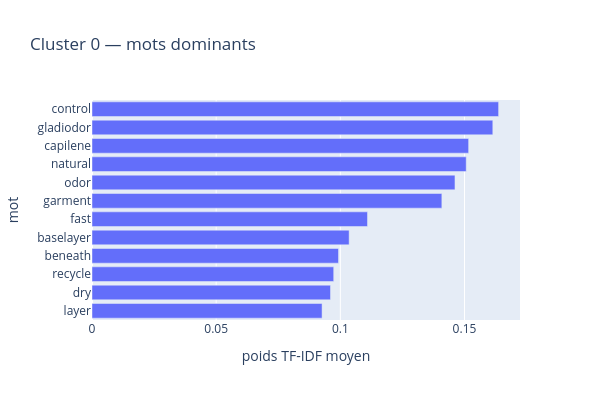
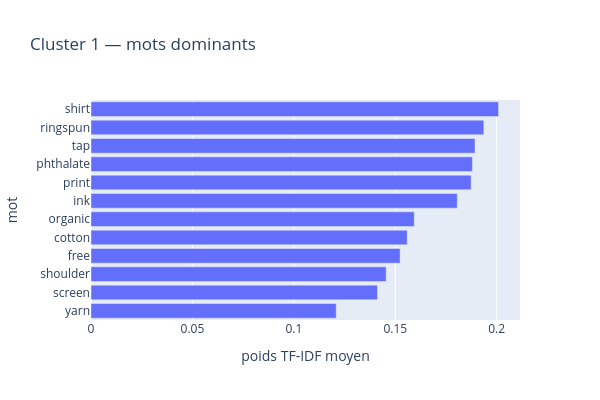
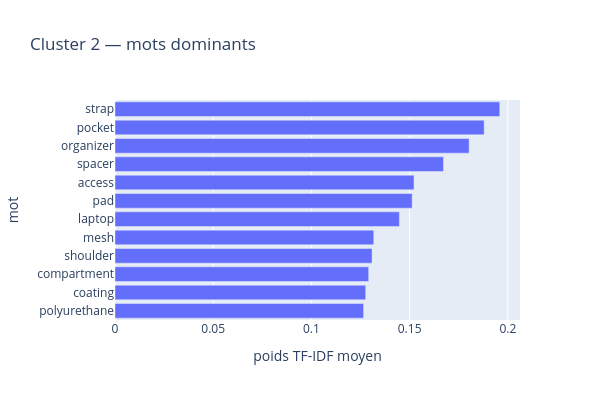
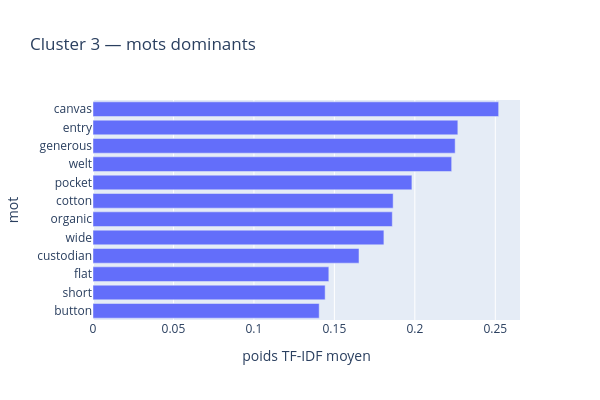

Notebook code for these charts, in order:
### Code cell
cluster_ids = np.unique(labels[labels != -1]) # Parcours tous les clusters sauf le bruit (-1)

for cluster_id in cluster_ids:
    masque = labels == cluster_id
    assert cluster_id != -1 and masque.any()

    X_cluster = matrice_tfidf[masque]

    # Poids TF-IDF moyen de chaque mot dans ce groupe
    poids = np.asarray(X_cluster.mean(axis=0)).ravel()
    top = np.argsort(poids)[::-1][:12]
    top = top[poids[top] > 0]

    mots_cluster = pd.DataFrame({
        "mot": mots[top],
        "poids TF-IDF moyen": poids[top]
    })

    fig = px.bar(
        mots_cluster,
        x="poids TF-IDF moyen",
        y="mot",
        orientation="h",
        title=f"Cluster {cluster_id} — mots dominants",
        height=400,
        width=600
    )
    fig.update_yaxes(categoryorder="total ascending")
    fig.show()

    # Descriptions les plus proches du centre moyen en distance cosinus
    centre = np.asarray(X_cluster.mean(axis=0))
    similarites = cosine_similarity(X_cluster, centre).ravel()

    positions = np.flatnonzero(masque)
    selection = positions[np.argsort(similarites)[::-1][:3]]

    print(f"Cluster {cluster_id} : {len(positions)} produits")

    with pd.option_context("display.max_colwidth", None):
        display(lecture.iloc[selection][["id", "texte"]])

### Figure 1 — Plotly figure (JSON) as saved in the notebook; plotly's stock layout.template omitted (floating-point values rounded to 4 significant figures)
{"data": [{"hovertemplate": "poids TF-IDF moyen=%{x}<br>mot=%{y}<extra></extra>", "legendgroup": "", "marker": {"color": "#636efa", "pattern": {"shape": ""}}, "name": "", "orientation": "h", "showlegend": false, "textposition": "auto", "type": "bar", "x": [0.1637, 0.1614, 0.1517, 0.1507, 0.1462, 0.1409, 0.1109, 0.1035, 0.09926, 0.09733, 0.09604, 0.09264], "xaxis": "x", "y": ["control", "gladiodor", "capilene", "natural", "odor", "garment", "fast", "baselayer", "beneath", "recycle", "dry", "layer"], "yaxis": "y"}], "layout": {"barmode": "relative", "height": 400, "legend": {"tracegroupgap": 0}, "title": {"text": "Cluster 0 — mots dominants"}, "width": 600, "xaxis": {"anchor": "y", "domain": [0, 1], "title": {"text": "poids TF-IDF moyen"}}, "yaxis": {"anchor": "x", "categoryorder": "total ascending", "domain": [0, 1], "title": {"text": "mot"}}}}

### Figure 2 — Plotly figure (JSON) as saved in the notebook; plotly's stock layout.template omitted (floating-point values rounded to 4 significant figures)
{"data": [{"hovertemplate": "poids TF-IDF moyen=%{x}<br>mot=%{y}<extra></extra>", "legendgroup": "", "marker": {"color": "#636efa", "pattern": {"shape": ""}}, "name": "", "orientation": "h", "showlegend": false, "textposition": "auto", "type": "bar", "x": [0.2009, 0.1936, 0.1893, 0.188, 0.1874, 0.1806, 0.1594, 0.1559, 0.1524, 0.1455, 0.1413, 0.1209], "xaxis": "x", "y": ["shirt", "ringspun", "tap", "phthalate", "print", "ink", "organic", "cotton", "free", "shoulder", "screen", "yarn"], "yaxis": "y"}], "layout": {"barmode": "relative", "height": 400, "legend": {"tracegroupgap": 0}, "title": {"text": "Cluster 1 — mots dominants"}, "width": 600, "xaxis": {"anchor": "y", "domain": [0, 1], "title": {"text": "poids TF-IDF moyen"}}, "yaxis": {"anchor": "x", "categoryorder": "total ascending", "domain": [0, 1], "title": {"text": "mot"}}}}

### Figure 3 — Plotly figure (JSON) as saved in the notebook; plotly's stock layout.template omitted (floating-point values rounded to 4 significant figures)
{"data": [{"hovertemplate": "poids TF-IDF moyen=%{x}<br>mot=%{y}<extra></extra>", "legendgroup": "", "marker": {"color": "#636efa", "pattern": {"shape": ""}}, "name": "", "orientation": "h", "showlegend": false, "textposition": "auto", "type": "bar", "x": [0.1959, 0.1879, 0.1803, 0.1672, 0.1522, 0.1513, 0.1448, 0.1317, 0.1309, 0.1292, 0.1277, 0.1266], "xaxis": "x", "y": ["strap", "pocket", "organizer", "spacer", "access", "pad", "laptop", "mesh", "shoulder", "compartment", "coating", "polyurethane"], "yaxis": "y"}], "layout": {"barmode": "relative", "height": 400, "legend": {"tracegroupgap": 0}, "title": {"text": "Cluster 2 — mots dominants"}, "width": 600, "xaxis": {"anchor": "y", "domain": [0, 1], "title": {"text": "poids TF-IDF moyen"}}, "yaxis": {"anchor": "x", "categoryorder": "total ascending", "domain": [0, 1], "title": {"text": "mot"}}}}

### Figure 4 — Plotly figure (JSON) as saved in the notebook; plotly's stock layout.template omitted (floating-point values rounded to 4 significant figures)
{"data": [{"hovertemplate": "poids TF-IDF moyen=%{x}<br>mot=%{y}<extra></extra>", "legendgroup": "", "marker": {"color": "#636efa", "pattern": {"shape": ""}}, "name": "", "orientation": "h", "showlegend": false, "textposition": "auto", "type": "bar", "x": [0.2521, 0.2267, 0.2251, 0.2229, 0.1982, 0.1865, 0.186, 0.1808, 0.1653, 0.1466, 0.1443, 0.1406], "xaxis": "x", "y": ["canvas", "entry", "generous", "welt", "pocket", "cotton", "organic", "wide", "custodian", "flat", "short", "button"], "yaxis": "y"}], "layout": {"barmode": "relative", "height": 400, "legend": {"tracegroupgap": 0}, "title": {"text": "Cluster 3 — mots dominants"}, "width": 600, "xaxis": {"anchor": "y", "domain": [0, 1], "title": {"text": "poids TF-IDF moyen"}}, "yaxis": {"anchor": "x", "categoryorder": "total ascending", "domain": [0, 1], "title": {"text": "mot"}}}}
